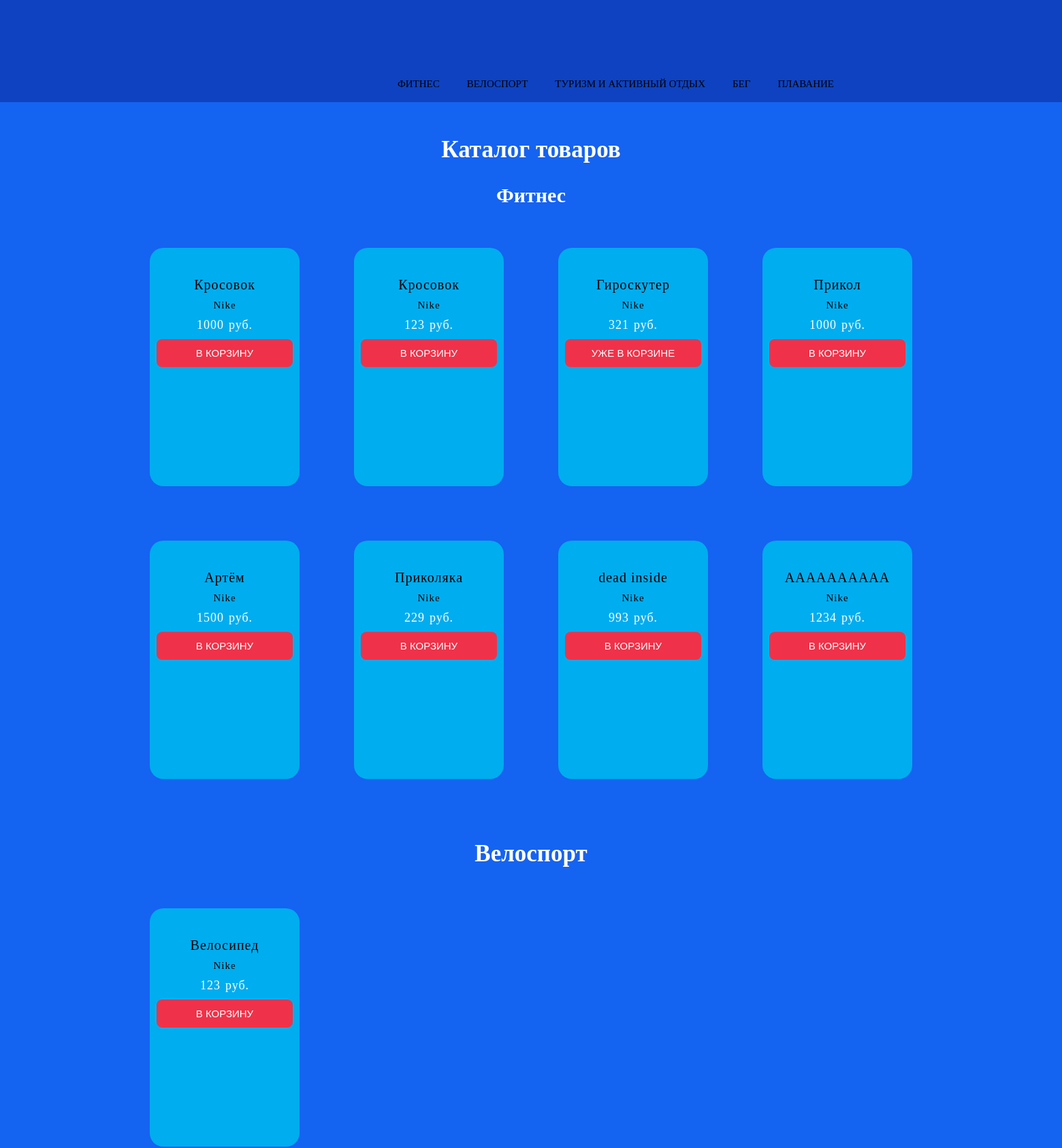
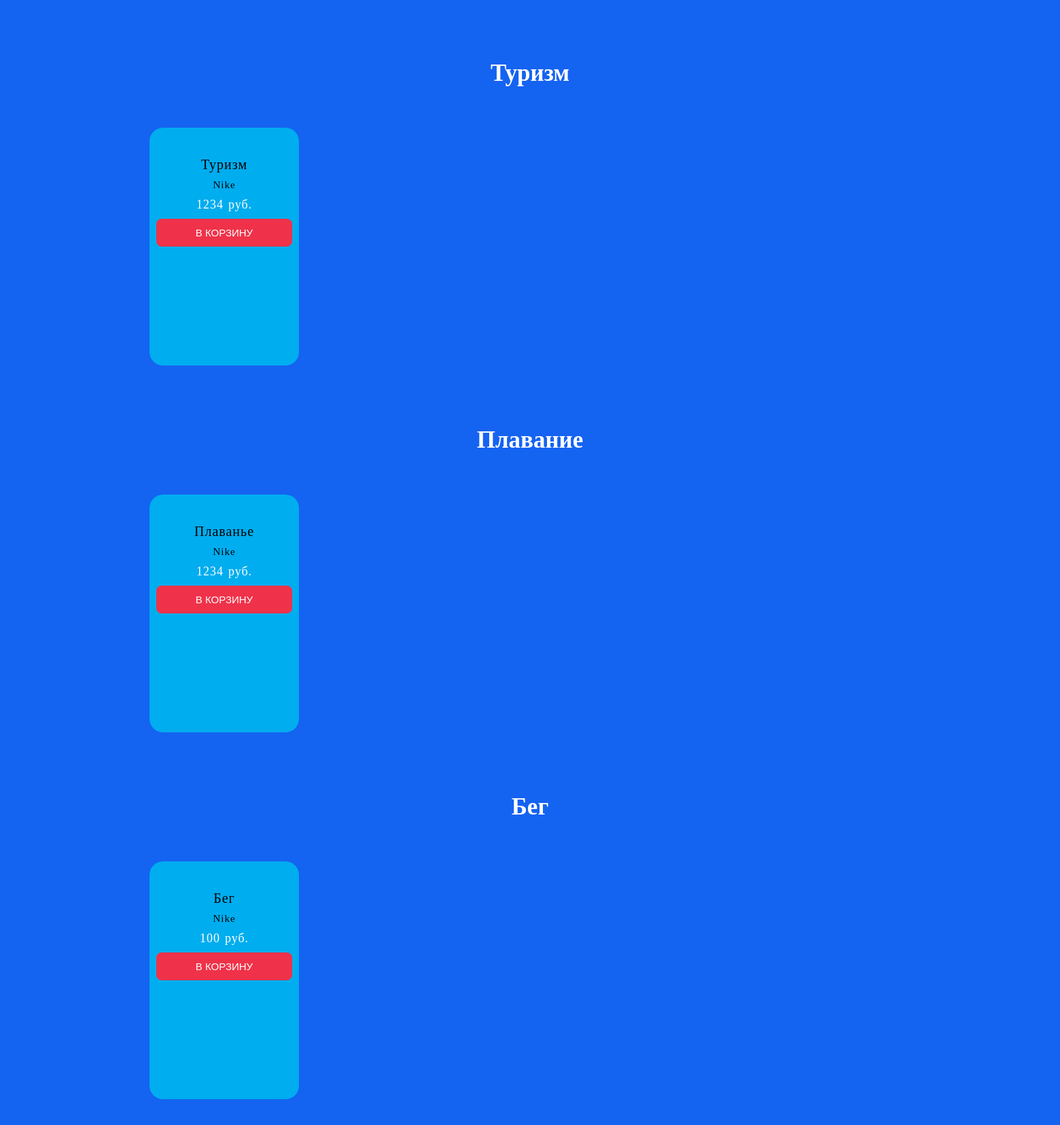
/catalog.php?cart_id=5 (upper part), run on the app's committed database (2 pictures, top to bottom).
### tables this page shows
CREATE TABLE `products` (
  `id` int NOT NULL,
  `image` varchar(255) NOT NULL,
  `title` varchar(255) NOT NULL,
  `price` varchar(255) NOT NULL,
  `brand` varchar(255) NOT NULL,
  `description` varchar(255) NOT NULL,
  `category` varchar(255) NOT NULL
);

### catalog.php (the view, shortened to what this page needs)
<?
include("db.php");
?>
<!DOCTYPE html>
<html lang="en">
<head>
  <link rel="stylesheet" href="css/catalog.css">
</head>
<body>
  <div class="prst">
    </div>
    <div class="content">
   <div class="container">
      <div class="heading">
          <nav class="nav1">
          <ul class="section">
        <li>
            <a href="#fitness">Фитнес</a>
       </li>
       <li>
         <a href="#vel">Велоспорт</a>
       </li>
       <li>
         <a href="#tur">Туризм и активный отдых</a>
       </li>
       <li>
         <a href="#run">Бег</a>
       </li>
       <li>
         <a href="#swim">Плавание</a>
       </li>
          </ul>
        </nav>
      </div>
    </div>
</div>
  <div class="catalog-main">
    <div class="catalog-block">
      <h3 class="catalog-name">Каталог товаров</h3>
      <div class="fitnes_block" id="fitness">
        <h4 class="catalog-title">Фитнес</h4>
        <?
        $str_out_good = "SELECT * FROM `products` WHERE `category` = 1";
        $run_out_good =  mysqli_query($connect, $str_out_good);
        while ($out_good = mysqli_fetch_array($run_out_good)) {
        ?>
          <a class="catalog-href" href="good_page.php?cart_id=<? echo $out_good['id'] ?>"  >
            <article class="card">
              <div class="card-name"><? echo  $out_good['title']; ?><div class="brand-name"><? echo  $out_good['brand']; ?></div>
              </div>
              <div class="card-price"><? echo  $out_good['price']; ?><div class="rub">руб.</div>
              </div>
              <?
              if ($_SESSION['cart']) {
                if (in_array($out_good['id'], $_SESSION['cart'])) {
              ?>
                  <a href="cart.php"><button class="card-btn">Уже в корзине</button></a>
                <?
                } else {
                ?>
                  <a href="?cart_id=<? echo $out_good['id'] ?>">
                    <button class="card-btn">В корзину</button>
                  </a>
                <?
                }
              } else {
                ?>
                <a href="?cart_id=<? echo $out_good['id'] ?>">
                  <button class="card-btn">В корзину</button>
                </a>
              <?
              }
              ?>
            </article>
          </a><?
            }
              ?>
      </div>
      <div class="fitnes_block">
        <h4 class="catalog-name" id="vel">Велоспорт</h4>
        <?
        $str_out_good = "SELECT * FROM `products` WHERE `category` = 2";
        $run_out_good =  mysqli_query($connect, $str_out_good);
        while ($out_good = mysqli_fetch_array($run_out_good)) {
        ?>
          <a class="catalog-href" href="good_page.php?cart_id=<? echo $out_good['id'] ?>">
            <article class="card">
              <div class="card-name"><? echo  $out_good['title']; ?><div class="brand-name"><? echo  $out_good['brand']; ?></div>
              </div>
              <div class="card-price"><? echo  $out_good['price']; ?><div class="rub">руб.</div>
              </div>
              <?
              if ($_SESSION['cart']) {
                if (in_array($out_good['id'], $_SESSION['cart'])) {
              ?>
                  <a href="cart.php"><button class="card-btn">Уже в корзине</button></a>
                <?
                } else {
                ?>
                  <a href="?cart_id=<? echo $out_good['id'] ?>">
                    <button class="card-btn">В корзину</button>
                  </a>
                <?
                }
              } else {
                ?>
                <a href="?cart_id=<? echo $out_good['id'] ?>">
                  <button class="card-btn">В корзину</button>
                </a>
              <?
              }
              ?>
            </article>
          </a><?
            }
              ?>
      </div>
      <div class="fitnes_block">
        <h4 class="catalog-name" id="tur">Туризм</h4>
        <?
        $str_out_good = "SELECT * FROM `products` WHERE `category` = 3";
        $run_out_good =  mysqli_query($connect, $str_out_good);
        while ($out_good = mysqli_fetch_array($run_out_good)) {
        ?>
          <a class="catalog-href" href="good_page.php?cart_id=<? echo $out_good['id'] ?>">
            <article class="card">
              <div class="card-name"><? echo  $out_good['title']; ?><div class="brand-name"><? echo  $out_good['brand']; ?></div>
              </div>
              <div class="card-price"><? echo  $out_good['price']; ?><div class="rub">руб.</div>
              </div>
              <?
              if ($_SESSION['cart']) {
                if (in_array($out_good['id'], $_SESSION['cart'])) {
              ?>
                  <a href="cart.php"><button class="card-btn">Уже в корзине</button></a>
                <?
                } else {
                ?>
                  <a href="?cart_id=<? echo $out_good['id'] ?>">
                    <button class="card-btn">В корзину</button>
                  </a>
                <?
                }
              } else {
                ?>
                <a href="?cart_id=<? echo $out_good['id'] ?>">
                  <button class="card-btn">В корзину</button>
                </a>
              <?
              }
              ?>
            </article>
          </a><?
            }
              ?>
      </div>
      <div class="fitnes_block">
        <h4 class="catalog-name" id="swim">Плавание</h4>
        <?
        $str_out_good = "SELECT * FROM `products` WHERE `category` = 4";
        $run_out_good =  mysqli_query($connect, $str_out_good);
        while ($out_good = mysqli_fetch_array($run_out_good)) {
        ?>
          <a  class="catalog-href" href="good_page.php?cart_id=<? echo $out_good['id'] ?>">
            <article class="card">
              <div class="card-name"><? echo  $out_good['title']; ?><div class="brand-name"><? echo  $out_good['brand']; ?></div>
              </div>
              <div class="card-price"><? echo  $out_good['price']; ?><div class="rub">руб.</div>
              </div>
              <?
              if ($_SESSION['cart']) {
                if (in_array($out_good['id'], $_SESSION['cart'])) {
              ?>
                  <a href="cart.php"><button class="card-btn">Уже в корзине</button></a>
                <?
                } else {
                ?>
                  <a href="?cart_id=<? echo $out_good['id'] ?>">
                    <button class="card-btn">В корзину</button>
                  </a>
                <?
                }
              } else {
                ?>
                <a href="?cart_id=<? echo $out_good['id'] ?>">
                  <button class="card-btn">В корзину</button>
                </a>
              <?
              }
              ?>
            </article>
          </a><?
            }
              ?>
      </div>
      <div class="fitnes_block">
        <h4 class="catalog-name" id="run">Бег</h4>
        <?
        $str_out_good = "SELECT * FROM `products` WHERE `category` = 5";
        $run_out_good =  mysqli_query($connect, $str_out_good);
        while ($out_good = mysqli_fetch_array($run_out_good)) {
        ?>
          <a class="catalog-href" href="good_page.php?cart_id=<? echo $out_good['id'] ?>">
            <article class="card">
              <div class="card-name"><? echo  $out_good['title']; ?><div class="brand-name"><? echo  $out_good['brand']; ?></div>
              </div>
              <div class="card-price"><? echo  $out_good['price']; ?><div class="rub">руб.</div>
              </div>
              <?
              if ($_SESSION['cart']) {
                if (in_array($out_good['id'], $_SESSION['cart'])) {
              ?>
                  <a href="cart.php"><button class="card-btn">Уже в корзине</button></a>
                <?
                } else {
                ?>
                  <a href="?cart_id=<? echo $out_good['id'] ?>">
                    <button class="card-btn">В корзину</button>
                  </a>
                <?
                }
              } else {
                ?>
                <a href="?cart_id=<? echo $out_good['id'] ?>">
                  <button class="card-btn">В корзину</button>
                </a>
              <?
              }
              ?>
            </article>
          </a><?
            }
              ?>
      </div>
    </div>
</body>
</html>

### catalog.css (style rules this page uses)
* { padding: 0 auto; margin: 0 auto; }
.container { width: 1400px; margin: 0 auto; }
nav { float: right; padding-top: 40px; margin-right: 100px; }
.catalog-main { width: 100%; height: 100%; background: #1563F1; }
.catalog-block { width: 1400px; height: 100%; background: #1563F1; }
.fitnes_block { display: flex; flex-wrap: wrap; margin: 0px 100px 0px 100px; }
h4 { width: 100%; margin-bottom: 20px; }
.prst { width: 100%; height: 100px; background: #0e42c1; }
.content { background: #0e42c1; height: 50px; width: 100%; }
.nav1 { float: right; padding: 15px; margin-right: 200px; }
.section { padding: 0; margin: 0; display: block; }
.section li { float: left; display: block; margin-right: 40px; font-size: 15px; }
.section li a { color: #000; text-decoration: none; text-transform: uppercase; font-family: monseratVAR; }
.catalog-href { text-decoration:none; }
.card { width: 220px; height: 350px; background-color: #00adef; color: #fff; border-radius: 20px; font-weight: 500; text-align: center; letter-spacing: 1px; text-decoration: none; flex-wrap: wrap; margin: 40px; padding-bottom: 20px; box-sizing: border-box; }
.card-name { font-size: 17px; margin-top: 25px; text-decoration: none; }
.card-price { font-size: 15px; margin: 10px 0 10px; display: flex; }
.card-btn { border: none; cursor: pointer; background-color: #ef3249; padding: 12px 20px; width: 200px; color: #fff; text-transform: uppercase; font-size: 15px; border-radius: 8px; }
.catalog-name { text-align: center; color: #fff; font-size: 35px; padding-top: 50px; font-family: monseratVAR; }
.catalog-title { text-align: center; color: #fff; font-size: 30px; padding-top: 30px; font-family: monseratVAR; }
.card-name { display: block; font-size: 20px; font-family: ralewayB; color: #000; }
.brand-name { margin-top: 10px; font-size: 15px; font-family: monseratIT; }
.card-price { display:inline-flex; font-size: 18px; color:#fff; }
.rub { margin-left: 7px; font-size: 18px; }

### data on the page
products: title "Кросовок", brand "Nike", price "1000"
products: title "Кросовок", brand "Nike", price "123"
products: title "Гироскутер", brand "Nike", price "321", shows "УЖЕ В КОРЗИНЕ"
products: title "Прикол", brand "Nike", price "1000"
products: title "Артём", brand "Nike", price "1500"
products: title "Приколяка", brand "Nike", price "229"
products: title "dead inside", brand "Nike", price "993"
products: title "AAAAAAAAAA", brand "Nike", price "1234"
products: title "Велосипед", brand "Nike", price "123"
products: title "Туризм", brand "Nike", price "1234"
products: title "Плаванье", brand "Nike", price "1234"
products: title "Бег", brand "Nike", price "100"
